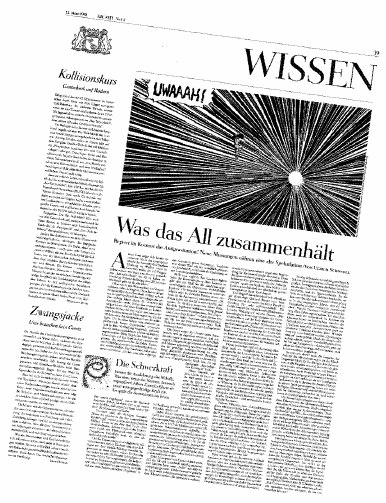
#> input picture ai-service/skewed_img_1.png, 386 x 503 px, found by its file name
$ python prepro_test.py
#> lines starting #> are read from the running program, lines starting #| are printed output that depends on the picture; after the words box and inside, x2 and y2 are one past the last pixel; in counts of white or black regions, pixels touching at a corner belong together
#> in test_on_file, raw_img is the input picture: shape (503, 386, 3); min 0, max 255, mean 208.8
### ai-service/preprocessing.py
# app/services/preprocessing.py
import cv2
import numpy as np

class PreprocessingService:
    @staticmethod
    def deskew_image(image: np.ndarray) -> np.ndarray:
        if image is None or image.size == 0:
            return image

        (h, w) = image.shape[:2]
#> h = 503; w = 386
        gray = cv2.cvtColor(image, cv2.COLOR_BGR2GRAY)

        # 1. Heavy blur to dissolve digital halftone/dither speckles
        blurred = cv2.GaussianBlur(gray, (11, 11), 0)
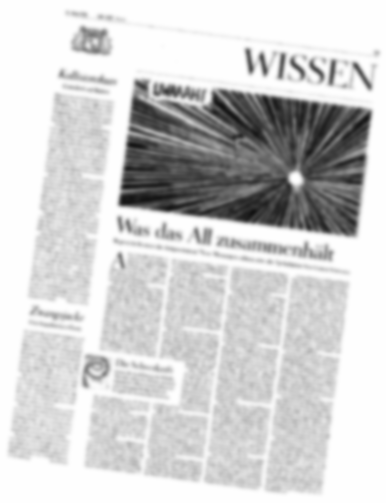
#> blurred: shape (503, 386); min 18, max 254, mean 208.8

        # 2. Otsu threshold to separate the main document sheet from margins
        thresh = cv2.threshold(blurred, 0, 255, cv2.THRESH_BINARY_INV | cv2.THRESH_OTSU)[1]
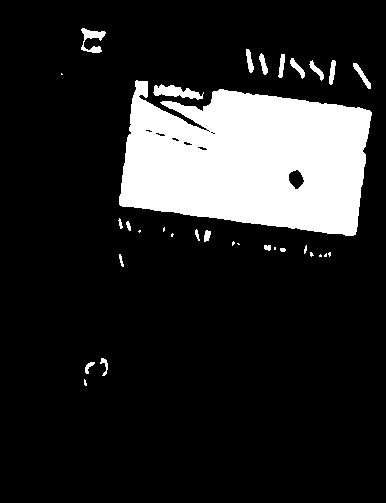
#> thresh: shape (503, 386); 15.9% white; 32 white regions (13 under 20 px)

        # 3. Find external contours to lock onto the main printed border
        contours, _ = cv2.findContours(thresh, cv2.RETR_EXTERNAL, cv2.CHAIN_APPROX_SIMPLE)
#> contours = 32 contours, 17 with area under 20; largest, box (x1, y1, x2, y2) and area: (119, 80, 372, 236) 28649, (153, 84, 204, 100) 361, (81, 28, 106, 53) 223, (353, 63, 371, 89) 112, (290, 58, 305, 79) 92
        if not contours:
            return image

        # Select the largest contour (the document border)
        largest_contour = max(contours, key=cv2.contourArea)
#> largest_contour = contour of 339 points, box (x1, y1, x2, y2) (119, 80, 372, 236), area 28649

        # Ensure it covers at least 15% of the page area
        if cv2.contourArea(largest_contour) < (h * w * 0.15):
            return image

        # 4. Compute the minimum area bounding box
        rect = cv2.minAreaRect(largest_contour)
        angle = rect[-1]

        # Normalize angle to standard orientation
        # cv2.minAreaRect returns [-90, 0) or [0, 90) depending on OpenCV build
        if angle < -45:
            angle = -(90 + angle)
        elif angle > 45:
            angle = -(angle - 90)
        else:
            angle = -angle

        # If angle is near 0 or invalid, skip rotation
        if abs(angle) < 0.3 or abs(angle) > 30:
            return image

        # 5. Rotate image around center
        center = (w // 2, h // 2)
        rot_mat = cv2.getRotationMatrix2D(center, angle, 1.0)

        return cv2.warpAffine(
            image,
            rot_mat,
            (w, h),
            flags=cv2.INTER_CUBIC,
            borderMode=cv2.BORDER_CONSTANT,
            borderValue=(255, 255, 255)
        )

    @staticmethod
    def enhance_contrast_and_binarize(image: np.ndarray) -> np.ndarray:
        if image is None or image.size == 0:
            return image

        gray = cv2.cvtColor(image, cv2.COLOR_BGR2GRAY)

        # 1. Median blur removes salt-and-pepper dot noise completely
        denoised = cv2.medianBlur(gray, 3)
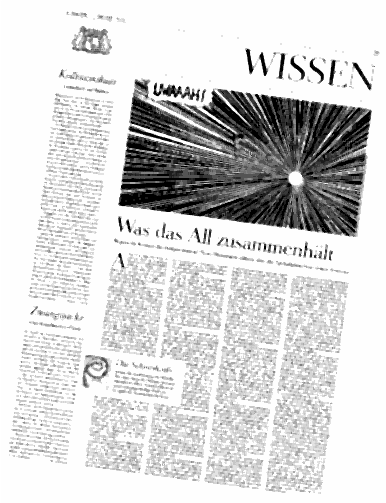
#> denoised: shape (503, 386); min 0, max 255, mean 212.7

        # 2. Standard global Otsu thresholding
        _, binarized = cv2.threshold(denoised, 0, 255, cv2.THRESH_BINARY | cv2.THRESH_OTSU)
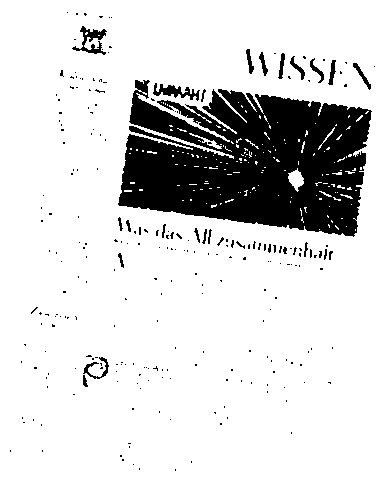
#> binarized: shape (503, 386); 84.8% white; 249 black regions (222 under 20 px), largest, box (x1, y1, x2, y2) and area: (118, 80, 372, 237) 26611, (72, 26, 107, 55) 368, (153, 83, 200, 101) 344

        # 3. Morphological open to wipe out any remaining isolated background speckles
        clean_kernel = cv2.getStructuringElement(cv2.MORPH_RECT, (2, 2))
        clean_binary = cv2.morphologyEx(binarized, cv2.MORPH_OPEN, clean_kernel)
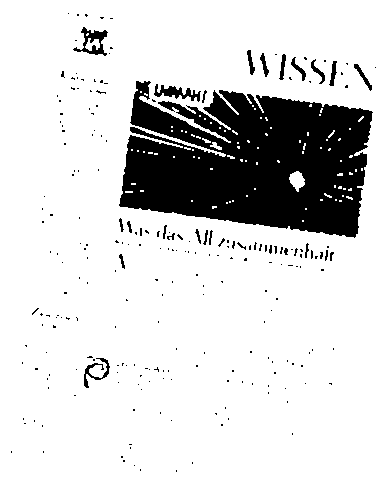
#> clean_binary: shape (503, 386); 84.5% white; 233 black regions (206 under 20 px), largest, box (x1, y1, x2, y2) and area: (119, 81, 373, 238) 27216, (73, 27, 108, 56) 388, (154, 84, 201, 102) 349

        return clean_binary

### ai-service/prepro_test.py
# test_visual.py
import cv2
import os
from preprocessing import PreprocessingService

def test_on_file(image_path: str):
    if not os.path.exists(image_path):
        print(f"Error: File not found at {image_path}")
        return

    # 1. Load original image
    raw_img = cv2.imread(image_path)

    # 2. Run deskewing
    deskewed_img = PreprocessingService.deskew_image(raw_img)

    # 3. Run enhancement & binarization
    binarized_img = PreprocessingService.enhance_contrast_and_binarize(deskewed_img)

    # 4. Save intermediate outputs for inspection
    os.makedirs("test_outputs", exist_ok=True)
    cv2.imwrite("test_outputs/1_original-f.png", raw_img)
    cv2.imwrite("test_outputs/2_deskewed-f.png", deskewed_img)
    cv2.imwrite("test_outputs/3_binarized-f.png", binarized_img)

    print("Success: Processed images saved in 'test_outputs/' directory.")

if __name__ == "__main__":
    # Replace with path to a sample land record scan
    test_on_file("ai-service/skewed_img_1.png")
